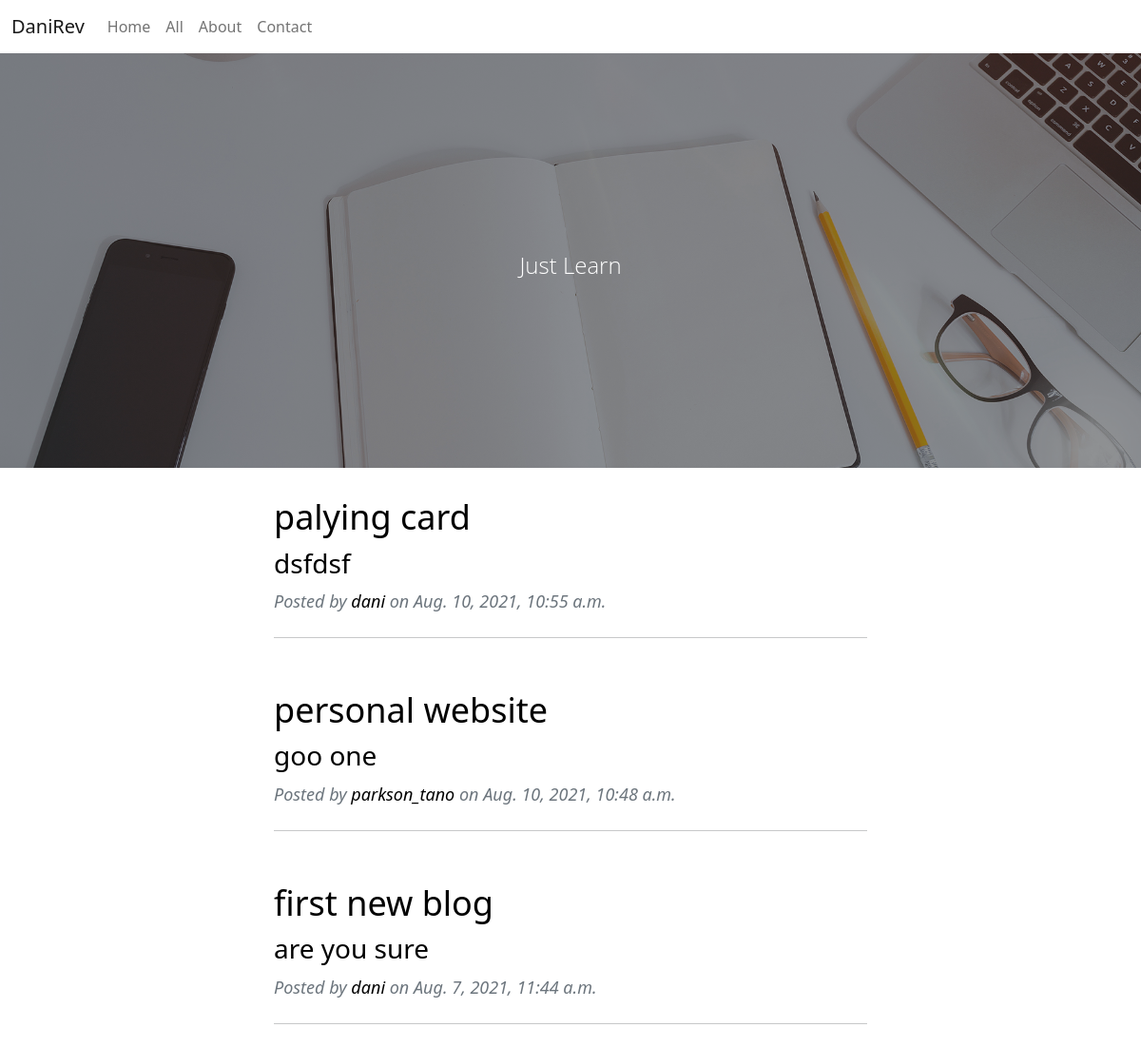
The app's page /subcategory/python-programming with its own data.
### review/models.py (models this page shows, shortened)
class Post(models.Model):
    class PostManager(models.Manager):
        def get_queryset(self):
            return super().get_queryset().filter(status='published')
    sta = (
        ('published', 'published'),
        ('draft', 'draft'),
    )
    author = models.ForeignKey(User, on_delete=models.CASCADE, related_name='blog_posts')
    category = models.ForeignKey(Category, on_delete=models.PROTECT, blank=True, null=True)
    subcategory = models.ForeignKey(SubCategory, on_delete=models.PROTECT, blank=True, null=True)
    title = models.CharField(max_length=500)
    slug = AutoSlugField(populate_from='title')
    image_1 = models.ImageField(upload_to='post_image', null=True)
    excerpt = models.TextField(null=True, blank=True)
    content = RichTextField(null=True, blank=True)
    date_created = models.DateTimeField(auto_now_add=True)
    view_count = models.PositiveIntegerField(default=0)
    status = models.CharField(max_length=30, choices=sta, default='published')
    class Meta:
        ordering = ('-date_created',)

### review/views.py (the view)
# urls.py: path('subcategory/<slug:slug>', SubCategoryDetailView.as_view(), name='filter_subcategory'),
class SubCategoryDetailView(TemplateView):
    template_name = 'subcategory_detail.html'
    def get_context_data(self, **kwargs):
        context = super().get_context_data(**kwargs)
        url_slug = kwargs['slug']
        category = Category.objects.all()
        subcategory = SubCategory.objects.get(slug=url_slug)
        post = Post.objects.filter(subcategory=subcategory)
        context['subcat'] = subcategory
        context['post'] = post
        context['category'] = category
        return context

### review/custom_processor.py (called while the page is built)
def category_renderer(request):
    return {
       'all_categories': Category.objects.all(),
       'recent_post' : Post.objects.all().order_by('date_created')[:7]
    }

### templates/subcategory_detail.html (shortened to what this page needs)
{% extends "base.html" %}
{% block header %}
<header class="masthead" style="background-image: url('assets/img/home-bg.jpg')">
    <div class="container position-relative px-4 px-lg-5">
        <div class="row gx-4 gx-lg-5 justify-content-center">
            <div class="col-md-10 col-lg-8 col-xl-7">
                <div class="site-heading">
                    <span class="subheading">Just Learn</span>
                </div>
            </div>
        </div>
    </div>
</header>
{% endblock header %}
{% block content %}
<div class="row gx-4 gx-lg-5 justify-content-center">
    {% for p in post %}
    <div class="col-md-10 col-lg-8 col-xl-7">
        <div class="post-preview">
            <a href="{% url 'review:postdetail' p.slug %}">
                <h2 class="post-title">{{p.title}}</h2>
                <h3 class="post-subtitle">{{p.excerpt}}</h3>
            </a>
            <p class="post-meta">
                Posted by
                <a href="#!">{{p.author}}</a>
                on {{p.date_created}}
            </p>
        </div>
        <hr class="my-4" />
    </div>
    {% endfor %}
</div>
    {% endblock content %}

### static/style.css (style rules this page uses)
header.masthead { position: relative; margin-bottom: 0rem; padding-top: calc(8rem + 57px); padding-bottom: 8rem; background: no-repeat center center; background-color: #6c757d; background-size: cover; background-attachment: scroll; }
header.masthead:before { content: ""; position: absolute; top: 0; left: 0; right: 0; bottom: 0; background-color: #212529; opacity: 0.5; }
header.masthead .page-heading, header.masthead .post-heading, header.masthead .site-heading { color: #fff; }
header.masthead .page-heading, header.masthead .site-heading { text-align: center; }
header.masthead .page-heading .subheading, header.masthead .site-heading .subheading { font-size: 1.5rem; font-weight: 300; line-height: 1.1; display: block; margin-top: 0.625rem; font-family: "Open Sans", -apple-system, BlinkMacSystemFont, "Segoe UI", Roboto, "Helvetica Neue", Arial, sans-serif, "Apple Color Emoji", "Segoe UI Emoji", "Segoe UI Symbol", "Noto Color Emoji"; }
@media (min-width: 992px) { header.masthead { padding-top: 12.5rem; padding-bottom: 12.5rem; } }
.post-preview > a { color: #212529; }
.post-preview > a > .post-title { font-size: 1.875rem; margin-top: 1.875rem; margin-bottom: 0.625rem; }
.post-preview > a > .post-subtitle { font-weight: 300; margin-bottom: 0.625rem; }
.post-preview > .post-meta { font-size: 1.125rem; font-style: italic; margin-top: 0; color: #6c757d; }
.post-preview > .post-meta > a { text-decoration: none; }
@media (min-width: 992px) { .post-preview > a > .post-title { font-size: 2.25rem; } }

### templates/base.html (style rules this page uses)
a:link { text-decoration: none; color: black; }

### records on screen
Post: title "palying card", excerpt "dsfdsf", author "dani", date_created "Aug. 10, 2021, 10:55 a.m."
Post: title "personal website", excerpt "goo one", author "parkson_tano", date_created "Aug. 10, 2021, 10:48 a.m."
Post: title "first new blog", excerpt "are you sure", author "dani", date_created "Aug. 7, 2021, 11:44 a.m."
